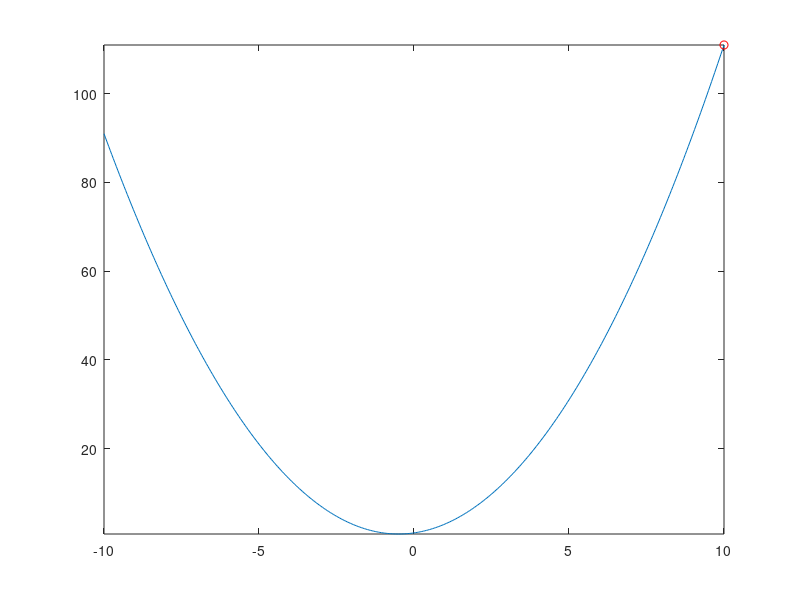

Here is the MATLAB script that generated this plot: (Note: this script raises an error after producing the figure.)
%%
% Plot 2D RAdam Optimizer example
%%

clear all;
close all;

addpath('../optimizer');

f = @(x) x.^2 + x + 1;
X = -10:0.05:10;
Y = f(X);

figure;
plot(X, Y);
xlim([-10, 10]);
ylim([min(Y), max(Y)]);

hold on;

beta1 = 0.9;
beta2 = 0.6;
eps = 1e-8;
a = 0.01;
%x = rand(1)*20 - 10;
x = 10;
k = 0;

xptr = plot(x, f(x), 'ro');
T = 500;

for k_ = 1:T
    fprintf("%d: x=%f, y=%f\n", k, x, f(x));
    
    [fin, k, xn] = RAdam(f, x, a, k, eps, beta1, beta2);
    if fin
        break
    end
    
    plot([x, xn], [f(x), f(xn)], 'r-');
    x = xn;
    set(xptr, 'XData', x, 'YData', f(x));
    drawnow;
    
    frame = getframe(gcf);
    if k_ == 1
        [mov(:, :, 1, k_), map] = rgb2ind(frame.cdata, 256, 'nodither');
    else
        mov(:, :, 1, k_) = rgb2ind(frame.cdata, map, 'nodither');
    end
end

fname = "RAdam.gif";
fprintf("Write animation to '%s'\n", fname);
imwrite(mov, map, fname, 'DelayTime', 0, 'LoopCount', inf);
